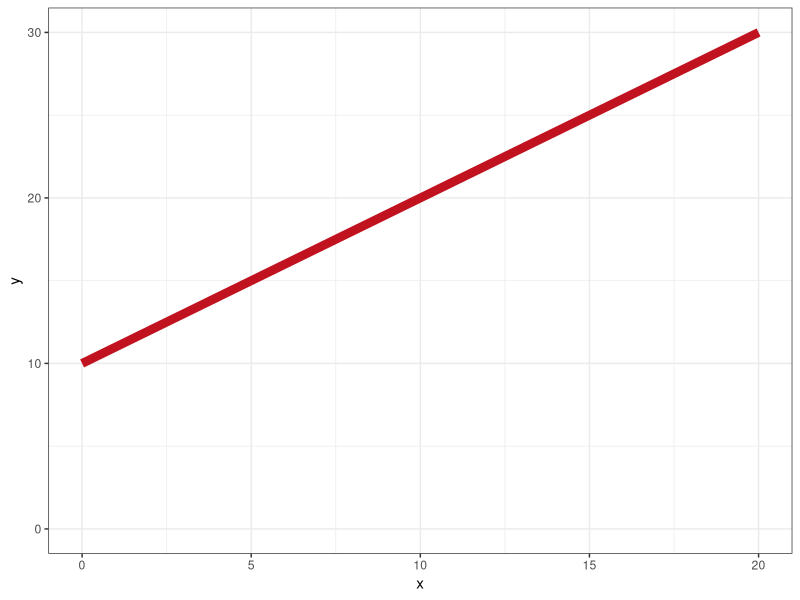
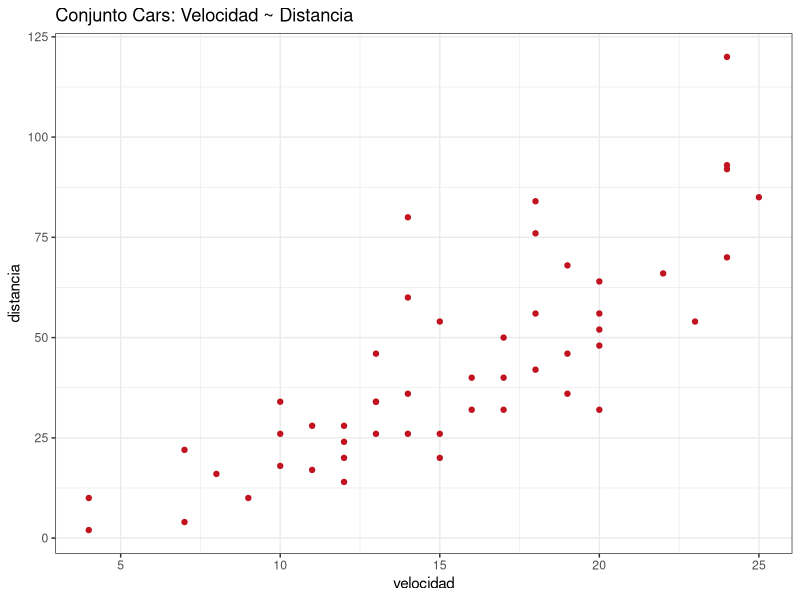
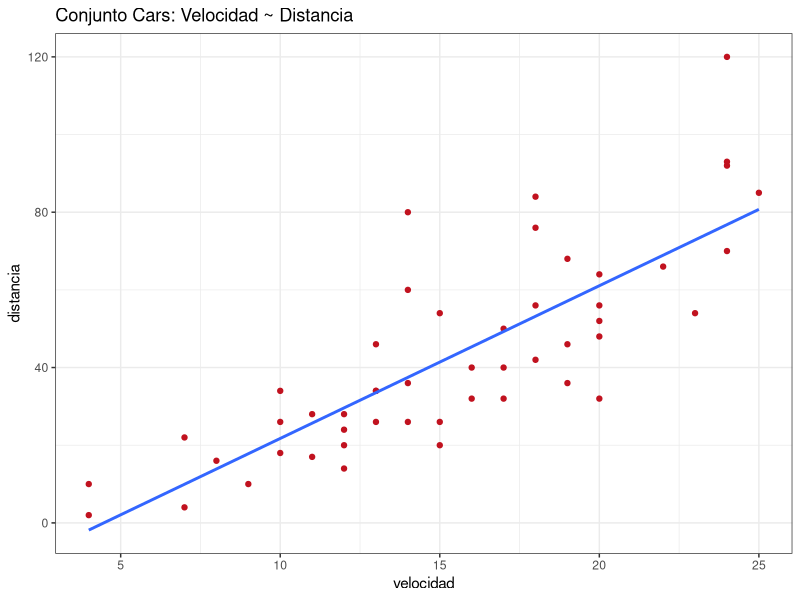
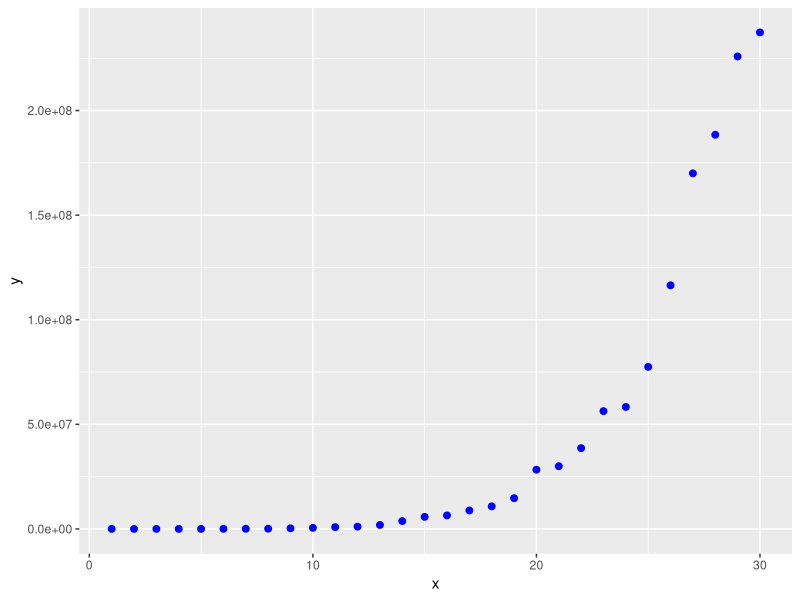
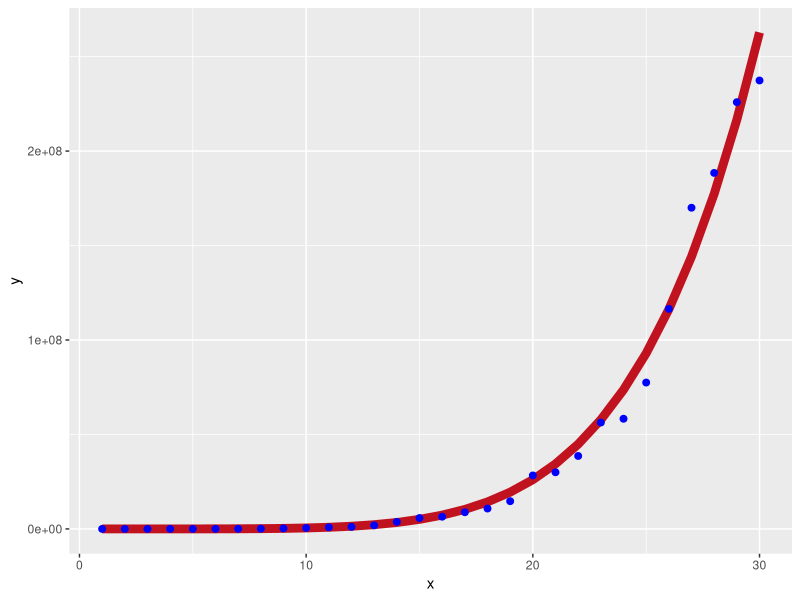

These charts were generated, in order, by the following R code:
## ---- chunk 1
#| echo: false
#| warning: false

library(tidyverse)
library(knitr)
m <- 1  # Pendiente
c <- 10  # Intercepto

# Define el rango de valores para x
x_min <- 0
x_max <- 20

# Crea un data frame con los valores de x dentro del rango
df <- data.frame(x = seq(x_min, x_max, length.out = 10))

# Calcula los valores de y correspondientes
df$y <- m * df$x + c

df <- df%>%
  mutate(x=round(x,2),
         y=round(y,2))

# Crea el gráfico con ggplot2
ggplot(df, aes(x = x, y = y)) +
  geom_line(color='#c1121f', linewidth=3) +             # Dibuja la línea
  theme_bw() +
    scale_y_continuous(limits = c(0, 30)) # Define los límites del eje x


## ---- chunk 2
#| echo: false

kable(head(cars,4))

## ---- chunk 3
#| echo: false

ggplot(data=cars, aes(x=speed,y= dist))+
  geom_point(color='#c1121f')+
  labs(title = "Conjunto Cars: Velocidad ~ Distancia",
       x = "velocidad",
       y = "distancia") +
  theme_bw()
  
## ---- chunk 4
#| echo: false

ggplot(data=cars, aes(x=speed,y= dist))+
  geom_point(color='#c1121f')+
  # stat_summary(fun.data=mean_cl_normal) + 
  geom_smooth(method='lm', formula= y~x, se= FALSE)+
  labs(title = "Conjunto Cars: Velocidad ~ Distancia",
       x = "velocidad",
       y = "distancia") +
  theme_bw()
## ---- chunk 5
#| echo: false
df_exp <- data.frame(x=1:30)%>%
  mutate(y=x^5.7)%>%
  mutate(z=runif(y,y*0.7,y*1.2 ))


ggplot(data=df_exp, aes(x=x,y= y))+
  #geom_line(color='#c1121f', linewidth=3)+
  geom_point(aes(y=z),color='blue', size=2)
## ---- chunk 6
#| echo: false

ggplot(data=df_exp, aes(x=x,y= y))+
  geom_line(color='#c1121f', linewidth=3)+
  geom_point(aes(y=z),color='blue', size=2)
